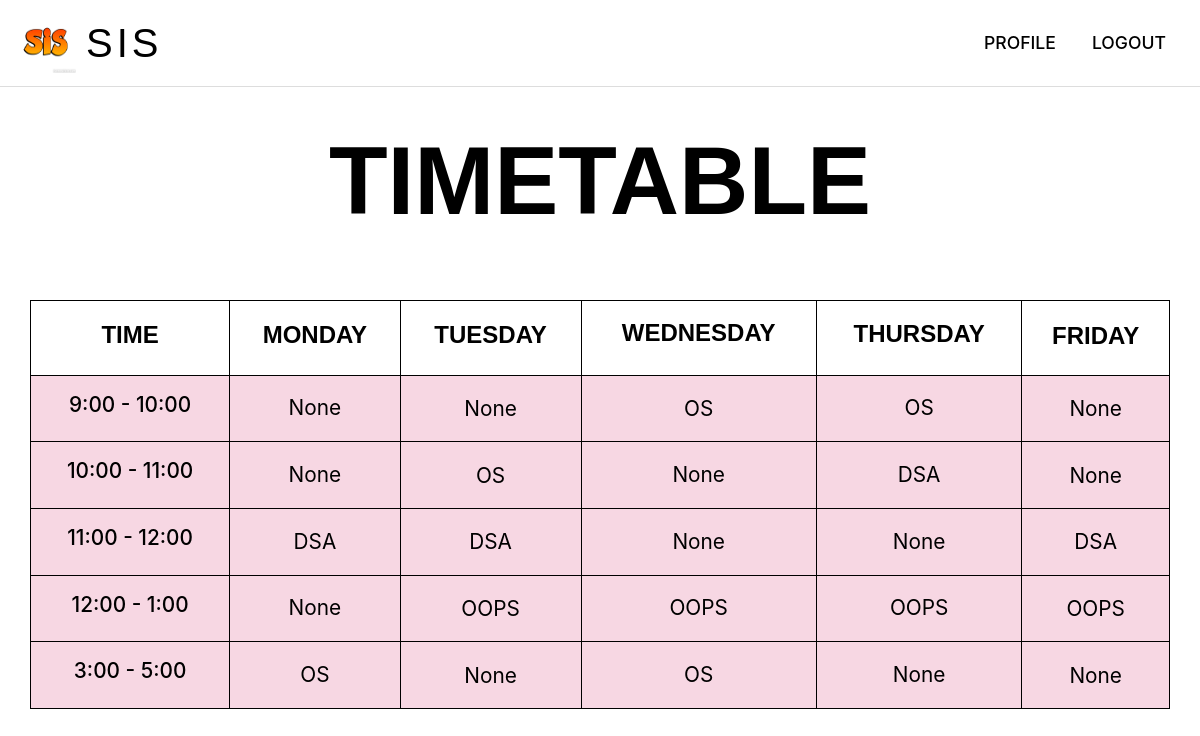
Page /timetable/ (signed in) on the committed database.
### app_one/models.py (models this page shows, shortened)
class Course(models.Model):
    course_name = models.CharField(max_length = 50)
    course_id = models.CharField(max_length = 10, primary_key = True)

### app_one/views.py (the view)
# urls.py: path('timetable/', views.timetable_view, name = 'timetable_url'),
@login_required
def timetable_view(request):
    admin = UserInfo.objects.get(user = request.user)
    if admin.role == False:
        studentinfo = StudentInfo.objects.get(admin = admin)
        course_lst = Course_taken.objects.filter(student_id = studentinfo)
        courses_of_user = []
        for i in course_lst:
            courses_of_user.append(i.course_id.course_id)
    else:
        teacherinfo = TeacherInfo.objects.get(admin = admin)
        course_lst = Course_teaching.objects.filter(teacher_id = teacherinfo)
        courses_of_user = []
        for i in course_lst:
            courses_of_user.append(i.course_id.course_id)
    timetable_obj = Timetable.objects.filter(user_type = admin.role).order_by('day')
    context_dict = {}
    for i in timetable_obj:
        lst = []
        if  i.slot1 is not None and i.slot1.course_id in courses_of_user:
            lst.append(i.slot1.course_name)
        else:
            lst.append(None)
        if  i.slot2 is not None and i.slot2.course_id in courses_of_user:
            lst.append(i.slot2.course_name)
        else:
            lst.append(None)
        if  i.slot3 is not None and i.slot3.course_id in courses_of_user:
            lst.append(i.slot3.course_name)
        else:
            lst.append(None)
        if  i.slot4 is not None and i.slot4.course_id in courses_of_user:
            lst.append(i.slot4.course_name)
        else:
            lst.append(None)
        if i.slot5 is not None and i.slot5.course_id in courses_of_user:
            lst.append(i.slot5.course_name)
        else:
            lst.append(None)
        if i.day == 1:
            context_dict['monday'] = lst
        elif i.day == 2:
            context_dict['tuesday'] = lst
        elif i.day == 3:
            context_dict['wednesday'] = lst
        elif i.day == 4:
            context_dict['thursday'] = lst
        else:
            context_dict['friday'] = lst
    return render(request, 'timetable.html', context_dict)

### templates/timetable.html (shortened to what this page needs)
{% load static %}
<!DOCTYPE html>
<html lang="en" dir="ltr">
<head>
  <link rel="stylesheet" href="{% static 'timetable.css' %}">
  <link rel="stylesheet" href="https://maxcdn.bootstrapcdn.com/bootstrap/4.0.0/css/bootstrap.min.css">
</head>
<body>
  <nav style='border-bottom: 1px solid rgb(221, 221, 221);' class="navbar navbar-expand-lg navbar-light">
    <img src="{% static 'tag.png' %}" width="60" height="60" class="d-inline-block align-top" alt="Logo">
    <a class="navbar-brand" id='DATUM_HEADING' href="{% url 'home_url' %}">SIS</a>
    <div class="collapse navbar-collapse" id="navbarSupportedContent">
      <a class="nav-link" href="{% url 'profile_url' %}">PROFILE </a>
      <a class="nav-link" href="{% url 'logout_url' %}">LOGOUT </a>
    </div>
  </nav>
  <div class='user-profile' style="margin-top:2%; margin-bottom:2%;">
    <h1 class="gradient-text">TIMETABLE</h1>
  </div>
  <div class="container">
    <div class="row" >
      <div class="col" id='box'>
        <table class="table text-center table-hover">
          <thead>
            <tr>
              <th style="border: 1px solid black;">
                <h4 id='heading_text'>TIME</h4>
              </th>
              <th style="border: 1px solid black;">
                <h4 id='heading_text'>MONDAY </h4>
              </th>
              <th style="border: 1px solid black;">
                <h4 id='heading_text'>TUESDAY </h4>
              </th>
              <th style="border: 1px solid black;">
                <h4 id='heading_text'>WEDNESDAY</h4>
              </th>
              <th style="border: 1px solid black;">
                <h4 id='heading_text'>THURSDAY </h4>
              </th>
              <th style="border: 1px solid black;">
                <h4 id='heading_text'>FRIDAY </h4>
              </th>
            </tr>
          </thead>
          <tbody>
            <tr>
              <td>
                <h5 id='normal_text'>9:00&nbsp-&nbsp10:00</h5>
              </td>
              <td>
                <span class="subject" id='normal_text'>{{ monday.0 }}</span>
              </td>
              <td>
                <span class="subject" id='normal_text'>{{ tuesday.0 }}</span>
              </td>
              <td>
                <span class="subject" id='normal_text'>{{ wednesday.0 }}</span>
              </td>
              <td>
                <span class="subject" id='normal_text'>{{ thursday.0 }}</span>
              </td>
              <td>
                <span class="subject" id='normal_text'>{{ friday.0 }}</span>
              </td>
            </tr>
            <tr>
              <td>
                <h5 id='normal_text'>10:00&nbsp-&nbsp11:00</h5>
              </td>
              <td>
                <span class="subject" id='normal_text'>{{ monday.1 }}</span>
              </td>
              <td>
                <span class="subject" id='normal_text'>{{ tuesday.1 }}</span>
              </td>
              <td>
                <span class="subject" id='normal_text'>{{ wednesday.1 }}</span>
              </td>
              <td>
                <span class="subject" id='normal_text'>{{ thursday.1 }}</span>
              </td>
              <td>
                <span class="subject" id='normal_text'>{{ friday.1 }}</span>
              </td>
            </tr>
            <tr>
              <td>
                <h5 id='normal_text'>11:00&nbsp-&nbsp12:00</h5>
              </td>
              <td>
                <span class="subject" id='normal_text'>{{ monday.2 }}</span>
              </td>
              <td>
                <span class="subject" id='normal_text'>{{ tuesday.2 }}</span>
              </td>
              <td>
                <span class="subject" id='normal_text'>{{ wednesday.2 }}</span>
              </td>
              <td>
                <span class="subject" id='normal_text'>{{ thursday.2 }}</span>
              </td>
              <td>
                <span class="subject" id='normal_text'>{{ friday.2 }}</span>
              </td>
            </tr>
            <tr>
              <td>
                <h5 id='normal_text'>12:00&nbsp-&nbsp1:00</h5>
              </td>
              <td>
                <span class="subject" id='normal_text'>{{ monday.3 }}</span>
              </td>
              <td>
                <span class="subject" id='normal_text'>{{ tuesday.3 }}</span>
              </td>
              <td>
                <span class="subject" id='normal_text'>{{ wednesday.3 }}</span>
              </td>
              <td>
                <span class="subject" id='normal_text'>{{ thursday.3 }}</span>
              </td>
              <td>
                <span class="subject" id='normal_text'>{{ friday.3 }}</span>
              </td>
            </tr>
            <tr>
              <td>
                <h5 id='normal_text'>3:00&nbsp-&nbsp5:00</h5>
              </td>
              <td>
                <span class="subject" id='normal_text'>{{ monday.4 }}</span>
              </td>
              <td>
                <span class="subject" id='normal_text'>{{ tuesday.4 }}</span>
              </td>
              <td>
                <span class="subject" id='normal_text'>{{ wednesday.4 }}</span>
              </td>
              <td>
                <span class="subject" id='normal_text'>{{ thursday.4 }}</span>
              </td>
              <td>
                <span class="subject" id='normal_text'>{{ friday.4 }}</span>
              </td>
            </tr>
          </tbody>
        </table>
      </div>
    </div>
  </div>
</body>
</html>

### static/timetable.css (style rules this page uses)
#DATUM_HEADING { color: black; font-weight: 500; letter-spacing: 4px; font-size: 2.5em; padding-left: 10px; margin-right: 0.5rem; font-family: sans-serif; }
.nav-link { text-align: left; padding: 3px 10px; margin: 1px 2px; font-size:1.1em; font-weight: 500; color: black; font-family: inherit; font-style: normal; border-radius: 0.7em; transition: .5s; }
.user-profile { padding-top: 1%; padding-bottom: 2.5%; border-radius: 1em; margin: 7px; justify-content: center; display: flex; }
.gradient-text { font-family: Druk,Impact,sans-serif; color: black; width: fit-content; font-weight: 600; font-size: 6em; text-align: center; margin-bottom: -5; margin-top: 10; }
#heading_text { padding:3% 5% 3% 5%; font-size:1.5em; font-weight: 900; color: black; font-family: sans-serif; font-style: normal; text-align: center; }
#normal_text { font-size:1.3em; color: black; font-family: inherit; font-style: normal; text-align: center; padding:3% 3% 2% 3%; }
#box { margin: 0% 0% 0% 0%; padding: 0%; justify-content: center; display: flex; }
th { background-color: white; border: 1px solid black; }
td { background-color: rgba(242,189,209,0.6); border: 1px solid black; }
.table thead th { border: 1px solid black; }
.table tbody td { border: 1px solid black; vertical-align: middle; }

### rows in the picture
Course: course_name "OS"
Course: course_name "DSA"
Course: course_name "OOPS"

### other values in the picture
{{ monday.0 }} "None"
{{ tuesday.0 }} "None"
{{ friday.0 }} "None"
{{ monday.1 }} "None"
{{ wednesday.1 }} "None"
{{ friday.1 }} "None"
{{ wednesday.2 }} "None"
{{ thursday.2 }} "None"
{{ monday.3 }} "None"
{{ tuesday.4 }} "None"
{{ thursday.4 }} "None"
{{ friday.4 }} "None"
